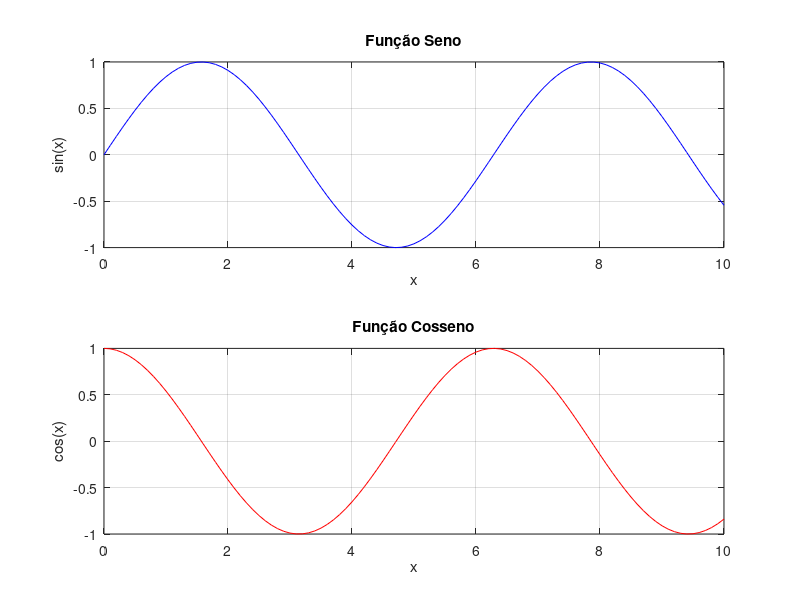

Recreate this plot in MATLAB.
x = 0:0.1:10;
y_sin = sin(x);
y_cos = cos(x);

figure;

subplot(2,1,1);
plot(x, y_sin, 'b');
title('Função Seno');
xlabel('x');
ylabel('sin(x)');
grid on;

subplot(2,1,2);
plot(x, y_cos, 'r');
title('Função Cosseno');
xlabel('x');
ylabel('cos(x)');
grid on;

